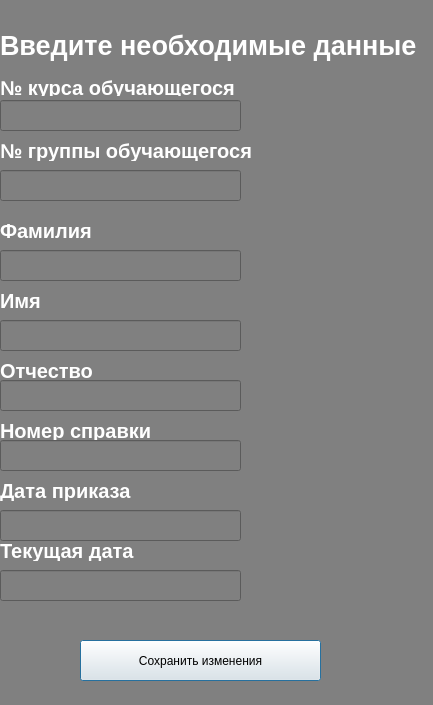
<?xml version="1.0" encoding="UTF-8"?>
<ui version="4.0">
 <class>Dialog</class>
 <widget class="QDialog" name="Dialog">
  <property name="geometry">
   <rect>
    <x>0</x>
    <y>0</y>
    <width>433</width>
    <height>705</height>
   </rect>
  </property>
  <property name="windowTitle">
   <string>Dialog</string>
  </property>
  <property name="styleSheet">
   <string notr="true">background-color: gray;
font-family: Arial;</string>
  </property>
  <widget class="QLabel" name="label">
   <property name="geometry">
    <rect>
     <x>0</x>
     <y>0</y>
     <width>421</width>
     <height>91</height>
    </rect>
   </property>
   <property name="styleSheet">
    <string notr="true">color: white;
font-weight: bold;
font-size: 20pt;
background-color: none;
border: none;</string>
   </property>
   <property name="text">
    <string>Введите необходимые данные</string>
   </property>
  </widget>
  <widget class="QLabel" name="label_2">
   <property name="geometry">
    <rect>
     <x>0</x>
     <y>80</y>
     <width>241</width>
     <height>16</height>
    </rect>
   </property>
   <property name="styleSheet">
    <string notr="true">color: white;
font-weight: bold;
font-size: 15pt;
background-color: none;
border: none;</string>
   </property>
   <property name="text">
    <string>№ курса обучающегося</string>
   </property>
  </widget>
  <widget class="QLabel" name="label_3">
   <property name="geometry">
    <rect>
     <x>0</x>
     <y>140</y>
     <width>261</width>
     <height>21</height>
    </rect>
   </property>
   <property name="styleSheet">
    <string notr="true">color: white;
font-weight: bold;
font-size: 15pt;
background-color: none;
border: none;</string>
   </property>
   <property name="text">
    <string>№ группы обучающегося</string>
   </property>
  </widget>
  <widget class="QLabel" name="label_5">
   <property name="geometry">
    <rect>
     <x>0</x>
     <y>220</y>
     <width>261</width>
     <height>21</height>
    </rect>
   </property>
   <property name="styleSheet">
    <string notr="true">color: white;
font-weight: bold;
font-size: 15pt;
background-color: none;
border: none;</string>
   </property>
   <property name="text">
    <string>Фамилия</string>
   </property>
  </widget>
  <widget class="QLabel" name="label_6">
   <property name="geometry">
    <rect>
     <x>0</x>
     <y>360</y>
     <width>261</width>
     <height>21</height>
    </rect>
   </property>
   <property name="styleSheet">
    <string notr="true">color: white;
font-weight: bold;
font-size: 15pt;
background-color: none;
border: none;</string>
   </property>
   <property name="text">
    <string>Отчество</string>
   </property>
  </widget>
  <widget class="QLabel" name="label_7">
   <property name="geometry">
    <rect>
     <x>0</x>
     <y>290</y>
     <width>261</width>
     <height>21</height>
    </rect>
   </property>
   <property name="styleSheet">
    <string notr="true">color: white;
font-weight: bold;
font-size: 15pt;
background-color: none;
border: none;</string>
   </property>
   <property name="text">
    <string>Имя</string>
   </property>
  </widget>
  <widget class="QLabel" name="label_8">
   <property name="geometry">
    <rect>
     <x>0</x>
     <y>420</y>
     <width>261</width>
     <height>21</height>
    </rect>
   </property>
   <property name="styleSheet">
    <string notr="true">color: white;
font-weight: bold;
font-size: 15pt;
background-color: none;
border: none;</string>
   </property>
   <property name="text">
    <string>Номер справки</string>
   </property>
  </widget>
  <widget class="QLabel" name="label_9">
   <property name="geometry">
    <rect>
     <x>0</x>
     <y>480</y>
     <width>261</width>
     <height>21</height>
    </rect>
   </property>
   <property name="styleSheet">
    <string notr="true">color: white;
font-weight: bold;
font-size: 15pt;
background-color: none;
border: none;</string>
   </property>
   <property name="text">
    <string>Дата приказа</string>
   </property>
  </widget>
  <widget class="QLabel" name="label_10">
   <property name="geometry">
    <rect>
     <x>0</x>
     <y>540</y>
     <width>261</width>
     <height>21</height>
    </rect>
   </property>
   <property name="styleSheet">
    <string notr="true">color: white;
font-weight: bold;
font-size: 15pt;
background-color: none;
border: none;</string>
   </property>
   <property name="text">
    <string>Текущая дата</string>
   </property>
  </widget>
  <widget class="QPushButton" name="saveData_btn">
   <property name="geometry">
    <rect>
     <x>80</x>
     <y>640</y>
     <width>241</width>
     <height>41</height>
    </rect>
   </property>
   <property name="styleSheet">
    <string notr="true">background-color: light gray;</string>
   </property>
   <property name="text">
    <string>Сохранить изменения</string>
   </property>
  </widget>
  <widget class="QLineEdit" name="course_data">
   <property name="geometry">
    <rect>
     <x>0</x>
     <y>100</y>
     <width>241</width>
     <height>31</height>
    </rect>
   </property>
  </widget>
  <widget class="QLineEdit" name="group_data">
   <property name="geometry">
    <rect>
     <x>0</x>
     <y>170</y>
     <width>241</width>
     <height>31</height>
    </rect>
   </property>
  </widget>
  <widget class="QLineEdit" name="secondName_data">
   <property name="geometry">
    <rect>
     <x>0</x>
     <y>250</y>
     <width>241</width>
     <height>31</height>
    </rect>
   </property>
  </widget>
  <widget class="QLineEdit" name="firstName_data">
   <property name="geometry">
    <rect>
     <x>0</x>
     <y>320</y>
     <width>241</width>
     <height>31</height>
    </rect>
   </property>
  </widget>
  <widget class="QLineEdit" name="middleName_data">
   <property name="geometry">
    <rect>
     <x>0</x>
     <y>380</y>
     <width>241</width>
     <height>31</height>
    </rect>
   </property>
  </widget>
  <widget class="QLineEdit" name="certNum_data">
   <property name="geometry">
    <rect>
     <x>0</x>
     <y>440</y>
     <width>241</width>
     <height>31</height>
    </rect>
   </property>
  </widget>
  <widget class="QLineEdit" name="certDate_data">
   <property name="geometry">
    <rect>
     <x>0</x>
     <y>510</y>
     <width>241</width>
     <height>31</height>
    </rect>
   </property>
  </widget>
  <widget class="QLineEdit" name="curDate_data">
   <property name="geometry">
    <rect>
     <x>0</x>
     <y>570</y>
     <width>241</width>
     <height>31</height>
    </rect>
   </property>
  </widget>
 </widget>
 <resources/>
 <connections/>
</ui>
